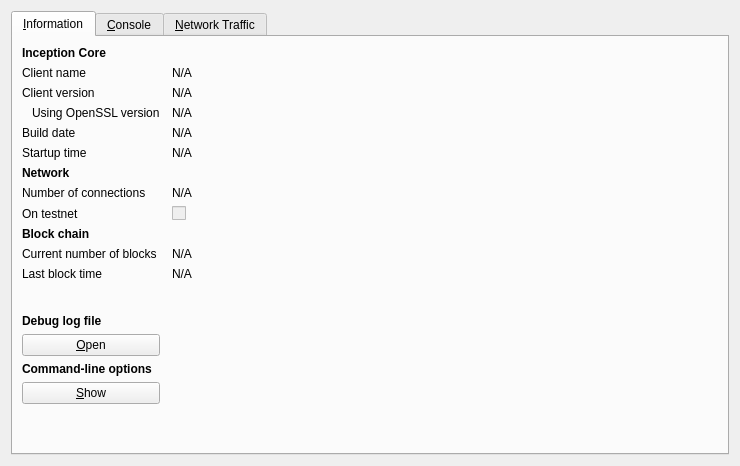
<?xml version="1.0" encoding="UTF-8"?>
<ui version="4.0">
 <class>RPCConsole</class>
 <widget class="QDialog" name="RPCConsole">
  <property name="geometry">
   <rect>
    <x>0</x>
    <y>0</y>
    <width>740</width>
    <height>466</height>
   </rect>
  </property>
  <property name="windowTitle">
   <string>Inception - Debug window</string>
  </property>
  <layout class="QVBoxLayout" name="verticalLayout_2">
   <item>
    <widget class="QTabWidget" name="tabWidget">
     <property name="currentIndex">
      <number>0</number>
     </property>
     <widget class="QWidget" name="tab_info">
      <attribute name="title">
       <string>&amp;Information</string>
      </attribute>
      <layout class="QGridLayout" name="gridLayout" columnstretch="0,1">
       <property name="horizontalSpacing">
        <number>12</number>
       </property>
       <item row="0" column="0">
        <widget class="QLabel" name="label_9">
         <property name="font">
          <font>
           <weight>75</weight>
           <bold>true</bold>
          </font>
         </property>
         <property name="text">
          <string>Inception Core</string>
         </property>
        </widget>
       </item>
       <item row="1" column="0">
        <widget class="QLabel" name="label_5">
         <property name="text">
          <string>Client name</string>
         </property>
        </widget>
       </item>
       <item row="1" column="1">
        <widget class="QLabel" name="clientName">
         <property name="cursor">
          <cursorShape>IBeamCursor</cursorShape>
         </property>
         <property name="text">
          <string>N/A</string>
         </property>
         <property name="textFormat">
          <enum>Qt::PlainText</enum>
         </property>
         <property name="textInteractionFlags">
          <set>Qt::LinksAccessibleByMouse|Qt::TextSelectableByKeyboard|Qt::TextSelectableByMouse</set>
         </property>
        </widget>
       </item>
       <item row="2" column="0">
        <widget class="QLabel" name="label_6">
         <property name="text">
          <string>Client version</string>
         </property>
        </widget>
       </item>
       <item row="2" column="1">
        <widget class="QLabel" name="clientVersion">
         <property name="cursor">
          <cursorShape>IBeamCursor</cursorShape>
         </property>
         <property name="text">
          <string>N/A</string>
         </property>
         <property name="textFormat">
          <enum>Qt::PlainText</enum>
         </property>
         <property name="textInteractionFlags">
          <set>Qt::LinksAccessibleByMouse|Qt::TextSelectableByKeyboard|Qt::TextSelectableByMouse</set>
         </property>
        </widget>
       </item>
       <item row="3" column="0">
        <widget class="QLabel" name="label_14">
         <property name="text">
          <string>Using OpenSSL version</string>
         </property>
         <property name="indent">
          <number>10</number>
         </property>
        </widget>
       </item>
       <item row="3" column="1">
        <widget class="QLabel" name="openSSLVersion">
         <property name="cursor">
          <cursorShape>IBeamCursor</cursorShape>
         </property>
         <property name="text">
          <string>N/A</string>
         </property>
         <property name="textFormat">
          <enum>Qt::PlainText</enum>
         </property>
         <property name="textInteractionFlags">
          <set>Qt::LinksAccessibleByMouse|Qt::TextSelectableByKeyboard|Qt::TextSelectableByMouse</set>
         </property>
        </widget>
       </item>
       <item row="4" column="0">
        <widget class="QLabel" name="label_12">
         <property name="text">
          <string>Build date</string>
         </property>
        </widget>
       </item>
       <item row="4" column="1">
        <widget class="QLabel" name="buildDate">
         <property name="cursor">
          <cursorShape>IBeamCursor</cursorShape>
         </property>
         <property name="text">
          <string>N/A</string>
         </property>
         <property name="textFormat">
          <enum>Qt::PlainText</enum>
         </property>
         <property name="textInteractionFlags">
          <set>Qt::LinksAccessibleByMouse|Qt::TextSelectableByKeyboard|Qt::TextSelectableByMouse</set>
         </property>
        </widget>
       </item>
       <item row="5" column="0">
        <widget class="QLabel" name="label_13">
         <property name="text">
          <string>Startup time</string>
         </property>
        </widget>
       </item>
       <item row="5" column="1">
        <widget class="QLabel" name="startupTime">
         <property name="cursor">
          <cursorShape>IBeamCursor</cursorShape>
         </property>
         <property name="text">
          <string>N/A</string>
         </property>
         <property name="textFormat">
          <enum>Qt::PlainText</enum>
         </property>
         <property name="textInteractionFlags">
          <set>Qt::LinksAccessibleByMouse|Qt::TextSelectableByKeyboard|Qt::TextSelectableByMouse</set>
         </property>
        </widget>
       </item>
       <item row="6" column="0">
        <widget class="QLabel" name="label_11">
         <property name="font">
          <font>
           <weight>75</weight>
           <bold>true</bold>
          </font>
         </property>
         <property name="text">
          <string>Network</string>
         </property>
        </widget>
       </item>
       <item row="7" column="0">
        <widget class="QLabel" name="label_7">
         <property name="text">
          <string>Number of connections</string>
         </property>
        </widget>
       </item>
       <item row="7" column="1">
        <widget class="QLabel" name="numberOfConnections">
         <property name="cursor">
          <cursorShape>IBeamCursor</cursorShape>
         </property>
         <property name="text">
          <string>N/A</string>
         </property>
         <property name="textFormat">
          <enum>Qt::PlainText</enum>
         </property>
         <property name="textInteractionFlags">
          <set>Qt::LinksAccessibleByMouse|Qt::TextSelectableByKeyboard|Qt::TextSelectableByMouse</set>
         </property>
        </widget>
       </item>
       <item row="8" column="0">
        <widget class="QLabel" name="label_8">
         <property name="text">
          <string>On testnet</string>
         </property>
        </widget>
       </item>
       <item row="8" column="1">
        <widget class="QCheckBox" name="isTestNet">
         <property name="enabled">
          <bool>false</bool>
         </property>
         <property name="text">
          <string/>
         </property>
        </widget>
       </item>
       <item row="9" column="0">
        <widget class="QLabel" name="label_10">
         <property name="font">
          <font>
           <weight>75</weight>
           <bold>true</bold>
          </font>
         </property>
         <property name="text">
          <string>Block chain</string>
         </property>
        </widget>
       </item>
       <item row="10" column="0">
        <widget class="QLabel" name="label_3">
         <property name="text">
          <string>Current number of blocks</string>
         </property>
        </widget>
       </item>
       <item row="10" column="1">
        <widget class="QLabel" name="numberOfBlocks">
         <property name="cursor">
          <cursorShape>IBeamCursor</cursorShape>
         </property>
         <property name="text">
          <string>N/A</string>
         </property>
         <property name="textFormat">
          <enum>Qt::PlainText</enum>
         </property>
         <property name="textInteractionFlags">
          <set>Qt::LinksAccessibleByMouse|Qt::TextSelectableByKeyboard|Qt::TextSelectableByMouse</set>
         </property>
        </widget>
       </item>
       <item row="11" column="0">
        <widget class="QLabel" name="label_2">
         <property name="text">
          <string>Last block time</string>
         </property>
        </widget>
       </item>
       <item row="11" column="1">
        <widget class="QLabel" name="lastBlockTime">
         <property name="cursor">
          <cursorShape>IBeamCursor</cursorShape>
         </property>
         <property name="text">
          <string>N/A</string>
         </property>
         <property name="textFormat">
          <enum>Qt::PlainText</enum>
         </property>
         <property name="textInteractionFlags">
          <set>Qt::LinksAccessibleByMouse|Qt::TextSelectableByKeyboard|Qt::TextSelectableByMouse</set>
         </property>
        </widget>
       </item>
       <item row="12" column="0">
        <spacer name="verticalSpacer_2">
         <property name="orientation">
          <enum>Qt::Vertical</enum>
         </property>
         <property name="sizeHint" stdset="0">
          <size>
           <width>20</width>
           <height>20</height>
          </size>
         </property>
        </spacer>
       </item>
       <item row="13" column="0">
        <widget class="QLabel" name="labelDebugLogfile">
         <property name="font">
          <font>
           <weight>75</weight>
           <bold>true</bold>
          </font>
         </property>
         <property name="text">
          <string>Debug log file</string>
         </property>
        </widget>
       </item>
       <item row="14" column="0">
        <widget class="QPushButton" name="openDebugLogfileButton">
         <property name="toolTip">
          <string>Open the Inception debug log file from the current data directory. This can take a few seconds for large log files.</string>
         </property>
         <property name="text">
          <string>&amp;Open</string>
         </property>
         <property name="autoDefault">
          <bool>false</bool>
         </property>
        </widget>
       </item>
       <item row="15" column="0">
        <widget class="QLabel" name="labelCLOptions">
         <property name="font">
          <font>
           <weight>75</weight>
           <bold>true</bold>
          </font>
         </property>
         <property name="text">
          <string>Command-line options</string>
         </property>
        </widget>
       </item>
       <item row="16" column="0">
        <widget class="QPushButton" name="showCLOptionsButton">
         <property name="toolTip">
          <string>Show the Inception-Qt help message to get a list with possible Inception command-line options.</string>
         </property>
         <property name="text">
          <string>&amp;Show</string>
         </property>
         <property name="autoDefault">
          <bool>false</bool>
         </property>
        </widget>
       </item>
       <item row="17" column="0">
        <spacer name="verticalSpacer">
         <property name="orientation">
          <enum>Qt::Vertical</enum>
         </property>
         <property name="sizeHint" stdset="0">
          <size>
           <width>20</width>
           <height>40</height>
          </size>
         </property>
        </spacer>
       </item>
      </layout>
     </widget>
     <widget class="QWidget" name="tab_console">
      <attribute name="title">
       <string>&amp;Console</string>
      </attribute>
      <layout class="QVBoxLayout" name="verticalLayout_3">
       <property name="spacing">
        <number>3</number>
       </property>
       <item>
        <widget class="QTextEdit" name="messagesWidget">
         <property name="minimumSize">
          <size>
           <width>0</width>
           <height>100</height>
          </size>
         </property>
         <property name="readOnly">
          <bool>true</bool>
         </property>
         <property name="tabKeyNavigation" stdset="0">
          <bool>false</bool>
         </property>
         <property name="columnCount" stdset="0">
          <number>2</number>
         </property>
        </widget>
       </item>
       <item>
        <layout class="QHBoxLayout" name="horizontalLayout">
         <property name="spacing">
          <number>3</number>
         </property>
         <item>
          <widget class="QLineEdit" name="lineEdit">
           <property name="minimumSize">
            <size>
             <width>0</width>
             <height>32</height>
            </size>
           </property>
           <property name="maximumSize">
            <size>
             <width>16777215</width>
             <height>32</height>
            </size>
           </property>
          </widget>
         </item>
         <item>
          <widget class="QPushButton" name="clearButton">
           <property name="minimumSize">
            <size>
             <width>48</width>
             <height>32</height>
            </size>
           </property>
           <property name="maximumSize">
            <size>
             <width>48</width>
             <height>32</height>
            </size>
           </property>
           <property name="toolTip">
            <string>Clear console</string>
           </property>
           <property name="text">
            <string/>
           </property>
           <property name="icon">
            <iconset resource="../inception.qrc">
             <normaloff>:/icons/remove_w</normaloff>:/icons/remove_w</iconset>
           </property>
           <property name="shortcut">
            <string notr="true">Ctrl+L</string>
           </property>
           <property name="autoDefault">
            <bool>false</bool>
           </property>
          </widget>
         </item>
        </layout>
       </item>
      </layout>
     </widget>
     <widget class="QWidget" name="tab">
      <attribute name="title">
       <string>&amp;Network Traffic</string>
      </attribute>
      <layout class="QHBoxLayout" name="horizontalLayout_3">
       <item>
        <layout class="QVBoxLayout" name="verticalLayout_4">
         <item>
          <widget class="TrafficGraphWidget" name="trafficGraph" native="true">
           <property name="sizePolicy">
            <sizepolicy hsizetype="Expanding" vsizetype="Expanding">
             <horstretch>0</horstretch>
             <verstretch>0</verstretch>
            </sizepolicy>
           </property>
          </widget>
         </item>
         <item>
          <layout class="QHBoxLayout" name="horizontalLayout_2">
           <item>
            <widget class="QSlider" name="sldGraphRange">
             <property name="minimum">
              <number>1</number>
             </property>
             <property name="maximum">
              <number>288</number>
             </property>
             <property name="pageStep">
              <number>12</number>
             </property>
             <property name="value">
              <number>6</number>
             </property>
             <property name="orientation">
              <enum>Qt::Horizontal</enum>
             </property>
            </widget>
           </item>
           <item>
            <widget class="QLabel" name="lblGraphRange">
             <property name="minimumSize">
              <size>
               <width>100</width>
               <height>0</height>
              </size>
             </property>
             <property name="alignment">
              <set>Qt::AlignCenter</set>
             </property>
            </widget>
           </item>
           <item>
            <widget class="QPushButton" name="btnClearTrafficGraph">
             <property name="text">
              <string>&amp;Clear</string>
             </property>
            </widget>
           </item>
          </layout>
         </item>
        </layout>
       </item>
       <item>
        <layout class="QVBoxLayout" name="verticalLayout">
         <item>
          <widget class="QGroupBox" name="groupBox">
           <property name="title">
            <string>Totals</string>
           </property>
           <layout class="QVBoxLayout" name="verticalLayout_5">
            <item>
             <layout class="QHBoxLayout" name="horizontalLayout_4">
              <item>
               <widget class="Line" name="line">
                <property name="sizePolicy">
                 <sizepolicy hsizetype="Fixed" vsizetype="Fixed">
                  <horstretch>0</horstretch>
                  <verstretch>0</verstretch>
                 </sizepolicy>
                </property>
                <property name="minimumSize">
                 <size>
                  <width>10</width>
                  <height>0</height>
                 </size>
                </property>
                <property name="palette">
                 <palette>
                  <active>
                   <colorrole role="Light">
                    <brush brushstyle="SolidPattern">
                     <color alpha="255">
                      <red>0</red>
                      <green>255</green>
                      <blue>0</blue>
                     </color>
                    </brush>
                   </colorrole>
                  </active>
                  <inactive>
                   <colorrole role="Light">
                    <brush brushstyle="SolidPattern">
                     <color alpha="255">
                      <red>0</red>
                      <green>255</green>
                      <blue>0</blue>
                     </color>
                    </brush>
                   </colorrole>
                  </inactive>
                  <disabled>
                   <colorrole role="Light">
                    <brush brushstyle="SolidPattern">
                     <color alpha="255">
                      <red>0</red>
                      <green>255</green>
                      <blue>0</blue>
                     </color>
                    </brush>
                   </colorrole>
                  </disabled>
                 </palette>
                </property>
                <property name="orientation">
                 <enum>Qt::Horizontal</enum>
                </property>
               </widget>
              </item>
              <item>
               <widget class="QLabel" name="label_16">
                <property name="text">
                 <string>In:</string>
                </property>
               </widget>
              </item>
              <item>
               <widget class="QLabel" name="lblBytesIn">
                <property name="minimumSize">
                 <size>
                  <width>50</width>
                  <height>0</height>
                 </size>
                </property>
                <property name="alignment">
                 <set>Qt::AlignRight|Qt::AlignTrailing|Qt::AlignVCenter</set>
                </property>
               </widget>
              </item>
             </layout>
            </item>
            <item>
             <layout class="QHBoxLayout" name="horizontalLayout_5">
              <item>
               <widget class="Line" name="line_2">
                <property name="sizePolicy">
                 <sizepolicy hsizetype="Fixed" vsizetype="Fixed">
                  <horstretch>0</horstretch>
                  <verstretch>0</verstretch>
                 </sizepolicy>
                </property>
                <property name="minimumSize">
                 <size>
                  <width>10</width>
                  <height>0</height>
                 </size>
                </property>
                <property name="palette">
                 <palette>
                  <active>
                   <colorrole role="Light">
                    <brush brushstyle="SolidPattern">
                     <color alpha="255">
                      <red>255</red>
                      <green>0</green>
                      <blue>0</blue>
                     </color>
                    </brush>
                   </colorrole>
                  </active>
                  <inactive>
                   <colorrole role="Light">
                    <brush brushstyle="SolidPattern">
                     <color alpha="255">
                      <red>255</red>
                      <green>0</green>
                      <blue>0</blue>
                     </color>
                    </brush>
                   </colorrole>
                  </inactive>
                  <disabled>
                   <colorrole role="Light">
                    <brush brushstyle="SolidPattern">
                     <color alpha="255">
                      <red>255</red>
                      <green>0</green>
                      <blue>0</blue>
                     </color>
                    </brush>
                   </colorrole>
                  </disabled>
                 </palette>
                </property>
                <property name="orientation">
                 <enum>Qt::Horizontal</enum>
                </property>
               </widget>
              </item>
              <item>
               <widget class="QLabel" name="label_17">
                <property name="text">
                 <string>Out:</string>
                </property>
               </widget>
              </item>
              <item>
               <widget class="QLabel" name="lblBytesOut">
                <property name="minimumSize">
                 <size>
                  <width>50</width>
                  <height>0</height>
                 </size>
                </property>
                <property name="alignment">
                 <set>Qt::AlignRight|Qt::AlignTrailing|Qt::AlignVCenter</set>
                </property>
               </widget>
              </item>
             </layout>
            </item>
            <item>
             <spacer name="verticalSpacer_4">
              <property name="orientation">
               <enum>Qt::Vertical</enum>
              </property>
              <property name="sizeHint" stdset="0">
               <size>
                <width>20</width>
                <height>407</height>
               </size>
              </property>
             </spacer>
            </item>
           </layout>
          </widget>
         </item>
        </layout>
       </item>
      </layout>
     </widget>
    </widget>
   </item>
  </layout>
 </widget>
 <customwidgets>
  <customwidget>
   <class>TrafficGraphWidget</class>
   <extends>QWidget</extends>
   <header>trafficgraphwidget.h</header>
   <container>1</container>
   <slots>
    <slot>clear()</slot>
   </slots>
  </customwidget>
 </customwidgets>
 <resources>
  <include location="../inception.qrc"/>
 </resources>
 <connections/>
</ui>
